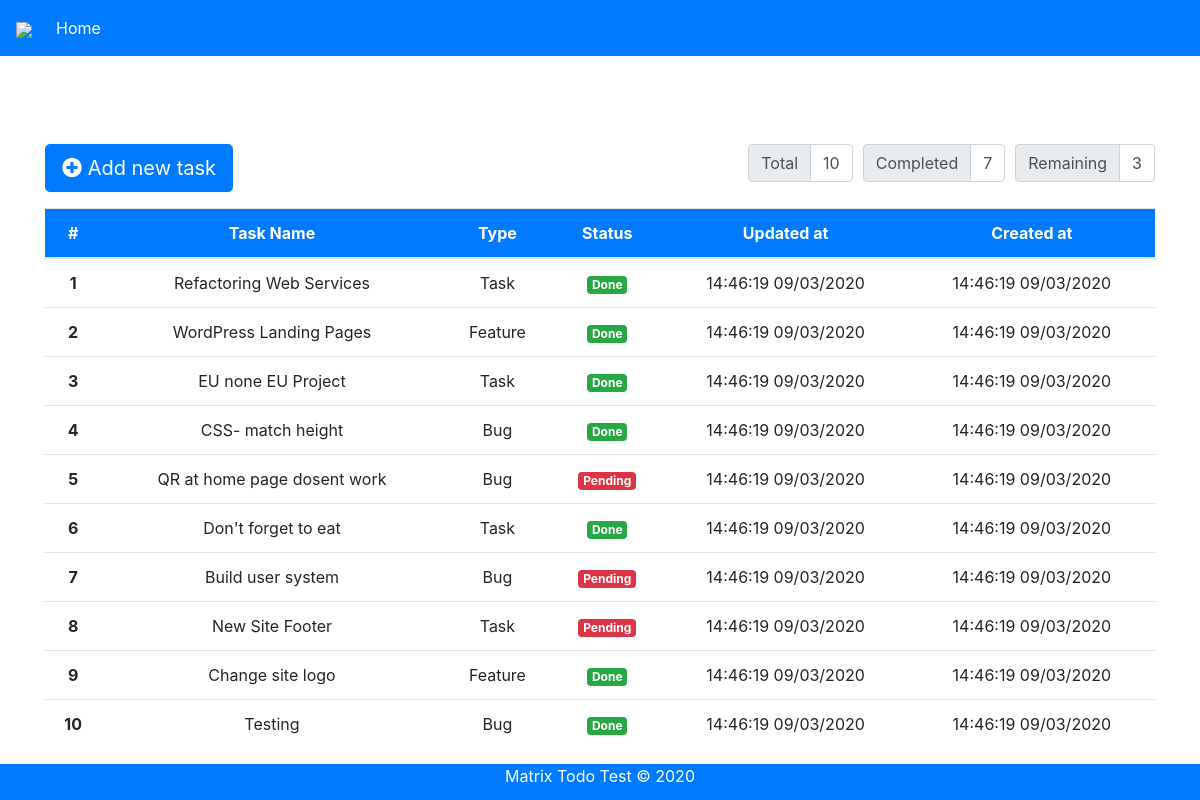
The page / on the database its author committed.
### tables this page shows
CREATE TABLE `tasks` (
  `id` int(11) NOT NULL,
  `title` varchar(255) NOT NULL,
  `type` varchar(256) NOT NULL,
  `article` text NOT NULL,
  `status` int(11) NOT NULL DEFAULT '0',
  `updated_at` datetime NOT NULL,
  `created_at` datetime NOT NULL
);

### app/DB.php (called while the page is built, shortened)
<?php
class DB {
    public $pdo;
    public function __construct(Closure $fn)
    {
        try {
            $this->pdo = new PDO(DB_CONFIG, DB_USER, DB_PASSWORD);
        } catch (PDOException $perr) {
        }
    }
    public function get_data()
    {
        $sql_select = "SELECT * FROM tasks";
        $query = $this->pdo->prepare($sql_select);
        $query->execute();
        return $query->fetchAll(PDO::FETCH_ASSOC);
    }
    public function get_statistics()
    {
        $stat_array = [];
        $sql_select = "SELECT COUNT(*) AS amount FROM tasks AS t1
            UNION ALL
            SELECT COUNT(*) FROM tasks AS t2 WHERE t2.status = 1
            UNION ALL
            SELECT COUNT(*) FROM tasks AS t3 WHERE t3.status = 0
            ";
        $query = $this->pdo->prepare($sql_select);
        $query->execute();
        $fetch = $query->fetchAll(PDO::FETCH_COLUMN);
        $stat_array["total"] = $fetch[0];
        $stat_array["completed"] = $fetch[1];
        $stat_array["remaining"] = $fetch[2];
        return $stat_array;
    }
}

### tpl/master.php (the view, shortened to what this page needs)
<div class="float-left mb-3">
  <button type="button" class="btn btn-primary btn-lg" data-toggle="modal" data-target="#add_task_wrapper_model">
    <i class="fas fa-plus-circle"></i>
    Add new task
  </button>
</div>
<?php if( !empty($stats = get_statistics()) ): ?>
    <div class="form-row float-right">
      <div class="col-auto">
        <div class="input-group">
          <div class="input-group-prepend">
            <div class="input-group-text">Total</div>
          </div>
          <div class="form-control" id="total"><?php echo $stats["total"] ?></div>
        </div>
      </div>
      <div class="col-auto">
        <div class="input-group">
          <div class="input-group-prepend">
            <div class="input-group-text">Completed</div>
          </div>
          <div class="form-control" id="completed"><?php echo $stats["completed"] ?></div>
        </div>
      </div>
      <div class="col-auto">
        <div class="input-group">
          <div class="input-group-prepend">
            <div class="input-group-text">Remaining</div>
          </div>
          <div class="form-control" id="remaining"><?php echo $stats["remaining"] ?></div>
        </div>
      </div>
    </div>
<?php endif; ?>
<table class="table">
  <thead class="bg-primary text-white">
    <tr>
      <th scope="col">#</th>
      <th scope="col">Task Name</th>
      <th scope="col">Type</th>
      <th scope="col">Status</th>
      <th scope="col">Updated at</th>
      <th scope="col">Created at</th>
    </tr>
  </thead>
  <tbody>
  <?php if( count(get_data()) > 0 ): ?>
      <?php foreach(get_data() as $val): ?>
        <tr>
            <th scope="row"><?= $val['id']; ?></th>
            <td><?= $val['title']; ?></td>
            <td><?= $val['type']; ?></td>
            <td><?= change_status($val['status']); ?></td>
            <td><?= change_date_format($val['updated_at'], "/"); ?></td>
            <td><?= change_date_format($val['created_at'], "/"); ?></td>
        </tr>
      <?php endforeach; ?>
    <?php endif; ?>
  </tbody>
</table>

### tpl/header.php (shortened to what this page needs)
<!doctype html>
<html lang="en">
  <head>
    <link rel="stylesheet" href="https://stackpath.bootstrapcdn.com/bootstrap/4.1.3/css/bootstrap.min.css">
    <link rel="stylesheet" href="https://use.fontawesome.com/releases/v5.2.0/css/all.css">
    <link href="public/css/style.css" rel="stylesheet" type="text/css"/>
  </head>
  <body>
    <header class="mb-5">
      <nav class="navbar navbar-expand-md navbar-dark fixed-top bg-primary">
        <a class="navbar-brand" href="https://www.matrix-globalservices.com/"><img width="125" src="https://www.matrix.co.il/jobs/wp-content/themes/matrix-careers/assets/images/logo-matrix.png" class=""></a>
        <div class="collapse navbar-collapse" id="navbarCollapse">
          <ul class="navbar-nav mr-auto">
            <li class="nav-item">
              <a class="nav-link text-white" href="./">Home</a>
            </li>
          </ul>
        </div>
      </nav>
    </header>
    <br><br>

### index.php
<?php
  require_once 'app/helpers.php';
  include 'tpl/header.php';
?>
<main style="min-height: 400px;">
  <div class="container">
    <div class="row mt-5">
      <div class="col-sm-12 m-auto text-center">
          <?php include 'tpl/master.php';?>
      </div>
    </div>
  </div>
</main>
<?php include 'tpl/footer.php';?>

### app/helpers.php (shortened to what this page needs)
<?php
if( ! function_exists('get_data') )
{
  function get_data()
  {
    require_once 'DB.php';
    $DB = new DB(function () {
        require_once 'database_config.php';
    });
    return $DB->get_data();
  }
}
if( ! function_exists('get_statistics') )
{
  function get_statistics()
  {
    require_once 'DB.php';
    $DB = new DB(function () {
        require_once 'database_config.php';
    });
    return $DB->get_statistics();
  }
}
if (! function_exists('change_date_format'))
{
  function change_date_format($date = null, $separate = "/")
  {
   return date_format(date_create($date),'H:i:s'.' '.'d'.$separate.'m'.$separate.'Y');
  }
}
if (! function_exists('change_status')){
  function change_status($status)
  {
    if($status == 1)
    {
      return '<span class="badge badge-success">Done</span>';
    }
   return '<span class="badge badge-danger">Pending</span>';
  }
}

### tpl/footer.php (shortened to what this page needs)
<footer class="footer bg-primary">
  <div class="container-fluid">
    <div class="row">
      <div class="col-sm-12 text-white text-center">
        <p> Matrix Todo Test &copy; <?= date('Y'); ?></p>
      </div>
    </div>
  </div>
</footer>
</body>
</html>

### rows shown on the page
tasks: id "1", title "Refactoring Web Services", type "Task", status "Done", updated_at "14:46:19 09/03/2020", change_date_format($val['created_at'], "/") "14:46:19 09/03/2020"
tasks: id "2", title "WordPress Landing Pages", type "Feature", status "Done", updated_at "14:46:19 09/03/2020", change_date_format($val['created_at'], "/") "14:46:19 09/03/2020"
tasks: id "3", title "EU none EU Project", type "Task", status "Done", updated_at "14:46:19 09/03/2020", change_date_format($val['created_at'], "/") "14:46:19 09/03/2020"
tasks: id "4", title "CSS- match height", type "Bug", status "Done", updated_at "14:46:19 09/03/2020", change_date_format($val['created_at'], "/") "14:46:19 09/03/2020"
tasks: id "5", title "QR at home page dosent work", type "Bug", updated_at "14:46:19 09/03/2020", change_date_format($val['created_at'], "/") "14:46:19 09/03/2020"
tasks: id "6", title "Don't forget to eat", type "Task", status "Done", updated_at "14:46:19 09/03/2020", change_date_format($val['created_at'], "/") "14:46:19 09/03/2020"
tasks: id "7", title "Build user system", type "Bug", updated_at "14:46:19 09/03/2020", change_date_format($val['created_at'], "/") "14:46:19 09/03/2020"
tasks: id "8", title "New Site Footer", type "Task", updated_at "14:46:19 09/03/2020", change_date_format($val['created_at'], "/") "14:46:19 09/03/2020"
tasks: id "9", title "Change site logo", type "Feature", status "Done", updated_at "14:46:19 09/03/2020", change_date_format($val['created_at'], "/") "14:46:19 09/03/2020"
tasks: id "10", title "Testing", type "Bug", status "Done", updated_at "14:46:19 09/03/2020", change_date_format($val['created_at'], "/") "14:46:19 09/03/2020"

### other values the page prints
$stats["total"] "10"
$stats["completed"] "7"
$stats["remaining"] "3"
